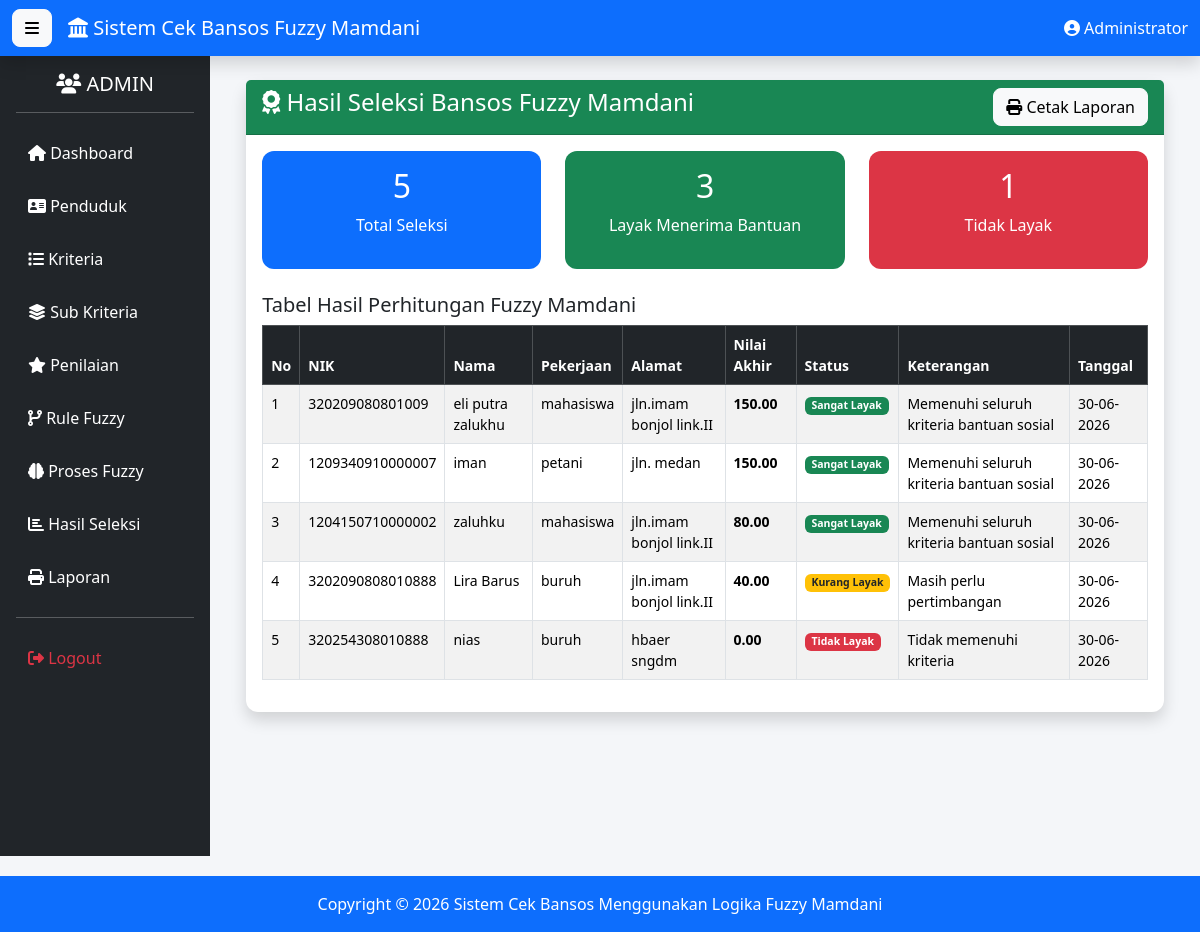
/hasil/index.php (signed in), run on the app's committed database.
### tables this page shows
CREATE TABLE `hasil_seleksi` (
  `id_hasil` int(11) NOT NULL,
  `id_penduduk` int(11) DEFAULT NULL,
  `nilai_akhir` decimal(5,2) DEFAULT NULL,
  `status_kelayakan` varchar(50) DEFAULT NULL,
  `keterangan` text DEFAULT NULL,
  `tanggal_cetak` date DEFAULT NULL
);

CREATE TABLE `penduduk` (
  `id_penduduk` int(11) NOT NULL,
  `nik` varchar(20) DEFAULT NULL,
  `nama` varchar(100) DEFAULT NULL,
  `jenis_kelamin` enum('Laki-laki','Perempuan') DEFAULT NULL,
  `tempat_lahir` varchar(50) DEFAULT NULL,
  `tanggal_lahir` date DEFAULT NULL,
  `alamat` text DEFAULT NULL,
  `desa` varchar(100) DEFAULT NULL,
  `kecamatan` varchar(100) DEFAULT NULL,
  `pekerjaan` varchar(100) DEFAULT NULL,
  `no_hp` varchar(15) DEFAULT NULL,
  `created_at` timestamp NOT NULL DEFAULT current_timestamp()
);

### hasil/index.php (the view, shortened to what this page needs)
<?php
include "../config/koneksi.php";
$data=mysqli_query($conn,"
SELECT
hasil_seleksi.*,
penduduk.nik,
penduduk.nama,
penduduk.alamat,
penduduk.pekerjaan
FROM hasil_seleksi
JOIN penduduk
ON hasil_seleksi.id_penduduk=penduduk.id_penduduk
ORDER BY nilai_akhir DESC
");
include "../template/header.php";
include "../template/navbar.php";
include "../template/sidebar.php";
?>
<div class="container-fluid">
<div class="card shadow">
<div class="card-header bg-success text-white">
<div class="d-flex justify-content-between">
<h4>
<i class="fa fa-award"></i>
Hasil Seleksi Bansos Fuzzy Mamdani
</h4>
<a href="../laporan/index.php"
class="btn btn-light">
<i class="fa fa-print"></i>
Cetak Laporan
</a>
</div>
</div>
<div class="card-body">
<div class="row mb-4">
<div class="col-md-4">
<div class="card bg-primary text-white">
<div class="card-body text-center">
<h2>
<?= mysqli_num_rows($data); ?>
</h2>
<p>
Total Seleksi
</p>
</div>
</div>
</div>
<div class="col-md-4">
<div class="card bg-success text-white">
<div class="card-body text-center">
<h2>
<?php
mysqli_data_seek($data,0);
$jml=0;
while($x=mysqli_fetch_assoc($data)){
if(
$x['status_kelayakan']=="Layak"
||
$x['status_kelayakan']=="Sangat Layak"
){
$jml++;
}
}
echo $jml;
?>
</h2>
<p>
Layak Menerima Bantuan
</p>
</div>
</div>
</div>
<div class="col-md-4">
<div class="card bg-danger text-white">
<div class="card-body text-center">
<h2>
<?php
mysqli_data_seek($data,0);
$tidak=0;
while($x=mysqli_fetch_assoc($data)){
if($x['status_kelayakan']=="Tidak Layak"){
$tidak++;
}
}
echo $tidak;
?>
</h2>
<p>
Tidak Layak
</p>
</div>
</div>
</div>
</div>
<h5>
Tabel Hasil Perhitungan Fuzzy Mamdani
</h5>
<div class="table-responsive">
<table class="table table-bordered table-striped table-hover">
<thead class="table-dark">
<tr>
<th>No</th>
<th>NIK</th>
<th>Nama</th>
<th>Pekerjaan</th>
<th>Alamat</th>
<th>Nilai Akhir</th>
<th>Status</th>
<th>Keterangan</th>
<th>Tanggal</th>
</tr>
</thead>
<tbody>
<?php
mysqli_data_seek($data,0);
$no=1;
while($d=mysqli_fetch_assoc($data)){
?>
<tr>
<td>
<?= $no++; ?>
</td>
<td>
<?= $d['nik']; ?>
</td>
<td>
<?= $d['nama']; ?>
</td>
<td>
<?= $d['pekerjaan']; ?>
</td>
<td>
<?= $d['alamat']; ?>
</td>
<td>
<b>
<?= number_format($d['nilai_akhir'],2); ?>
</b>
</td>
<td>
<?php
if($d['status_kelayakan']=="Sangat Layak"){
echo "
<span class='badge bg-success'>
Sangat Layak
</span>
";
}
elseif($d['status_kelayakan']=="Layak"){
echo "
<span class='badge bg-primary'>
Layak
</span>
";
}
elseif($d['status_kelayakan']=="Kurang Layak"){
echo "
<span class='badge bg-warning text-dark'>
Kurang Layak
</span>
";
}
else{
echo "
<span class='badge bg-danger'>
Tidak Layak
</span>
";
}
?>
</td>
<td>
<?= $d['keterangan']; ?>
</td>
<td>
<?= date("d-m-Y",strtotime($d['tanggal_cetak'])); ?>
</td>
</tr>
<?php } ?>
</tbody>
</table>
</div>
</div>
</div>
</div>
<?php
include "../template/footer.php";
include "../template/script.php";
?>

### assets/css/style.css (style rules this page uses)
body { background:#f4f6f9; font-family:Segoe UI; }
.card { border:none; border-radius:12px; }
.card-header { font-weight:bold; }
.table { font-size:14px; }
.btn { border-radius:8px; }

### data on the page
hasil_seleksi: id_penduduk.nik "320209080801009", id_penduduk.nama "eli putra zalukhu", id_penduduk.pekerjaan "mahasiswa", id_penduduk.alamat "jln.imam bonjol link.II", nilai_akhir "150.00", status_kelayakan "Sangat Layak", keterangan "Memenuhi seluruh kriteria bantuan sosial", tanggal_cetak "30-06-2026"
hasil_seleksi: id_penduduk.nik "1209340910000007", id_penduduk.nama "iman", id_penduduk.pekerjaan "petani", id_penduduk.alamat "jln. medan", nilai_akhir "150.00", status_kelayakan "Sangat Layak", keterangan "Memenuhi seluruh kriteria bantuan sosial", tanggal_cetak "30-06-2026"
hasil_seleksi: id_penduduk.nik "1204150710000002", id_penduduk.nama "zaluhku", id_penduduk.pekerjaan "mahasiswa", id_penduduk.alamat "jln.imam bonjol link.II", nilai_akhir "80.00", status_kelayakan "Sangat Layak", keterangan "Memenuhi seluruh kriteria bantuan sosial", tanggal_cetak "30-06-2026"
hasil_seleksi: id_penduduk.nik "3202090808010888", id_penduduk.nama "Lira Barus", id_penduduk.pekerjaan "buruh", id_penduduk.alamat "jln.imam bonjol link.II", nilai_akhir "40.00", status_kelayakan "Kurang Layak", keterangan "Masih perlu pertimbangan", tanggal_cetak "30-06-2026"
hasil_seleksi: id_penduduk.nik "320254308010888", id_penduduk.nama "nias", id_penduduk.pekerjaan "buruh", id_penduduk.alamat "hbaer sngdm", nilai_akhir "0.00", status_kelayakan "Tidak Layak", keterangan "Tidak memenuhi kriteria", tanggal_cetak "30-06-2026"

### other printed values
$_SESSION['nama'] "Administrator"
mysqli_num_rows($data) "5"
$jml "3"
$tidak "1"
